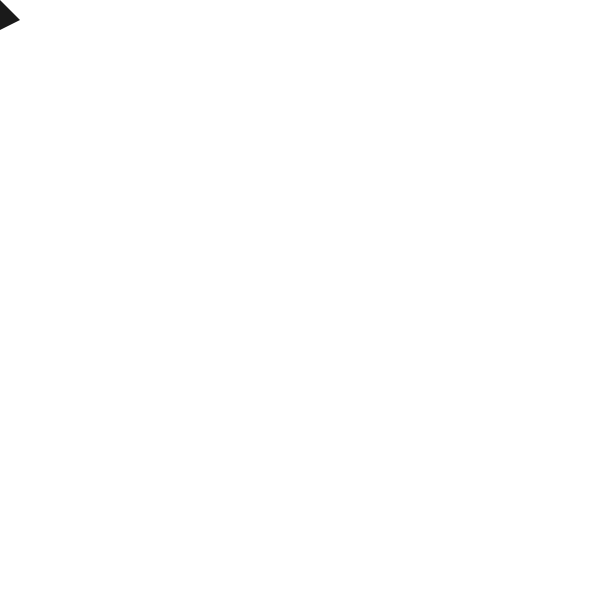
Frame 1 (no input)
Frame 60 (no input): identical to frame 1, image omitted
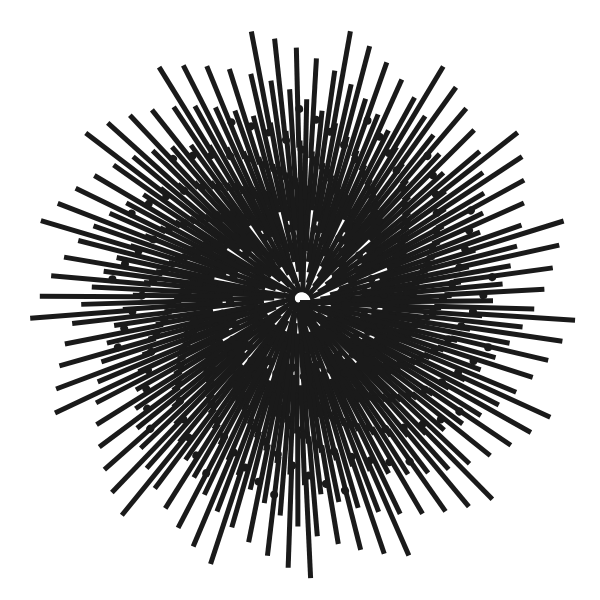
Frame 120 (the mouse pressed at the canvas centre since frame 60)

The p5.js sketch that drew these frames (run headless with seeded random() and noise() and a simulated clock; from frame 60 on, the mouse is pressed at the canvas centre):

// p5.js sketch
// ── sketch.js
let fg= '#1a1a1a';
let bg='rgb(255, 255, 255)';

function setup() {
  createCanvas(600, 600);
}

function draw() {
  background(bg);
  noStroke();
  fill(fg);
  rectMode(CORNER);

  for (let i = 0; i < mouseX; i++) {
    push();
    translate(width/2, height/2);
    rotate(radians(i*20.3+(i*frameCount*0.005)));
    rect(mouseX*0.002*i, 0, 100, 5);
    ellipse(mouseX*0.002*i+15, 35, 8, 8);
    pop();
  }

  translate(mouseX, mouseY);
  triangle(0, 0, 20, 20, 0, 30);
}
